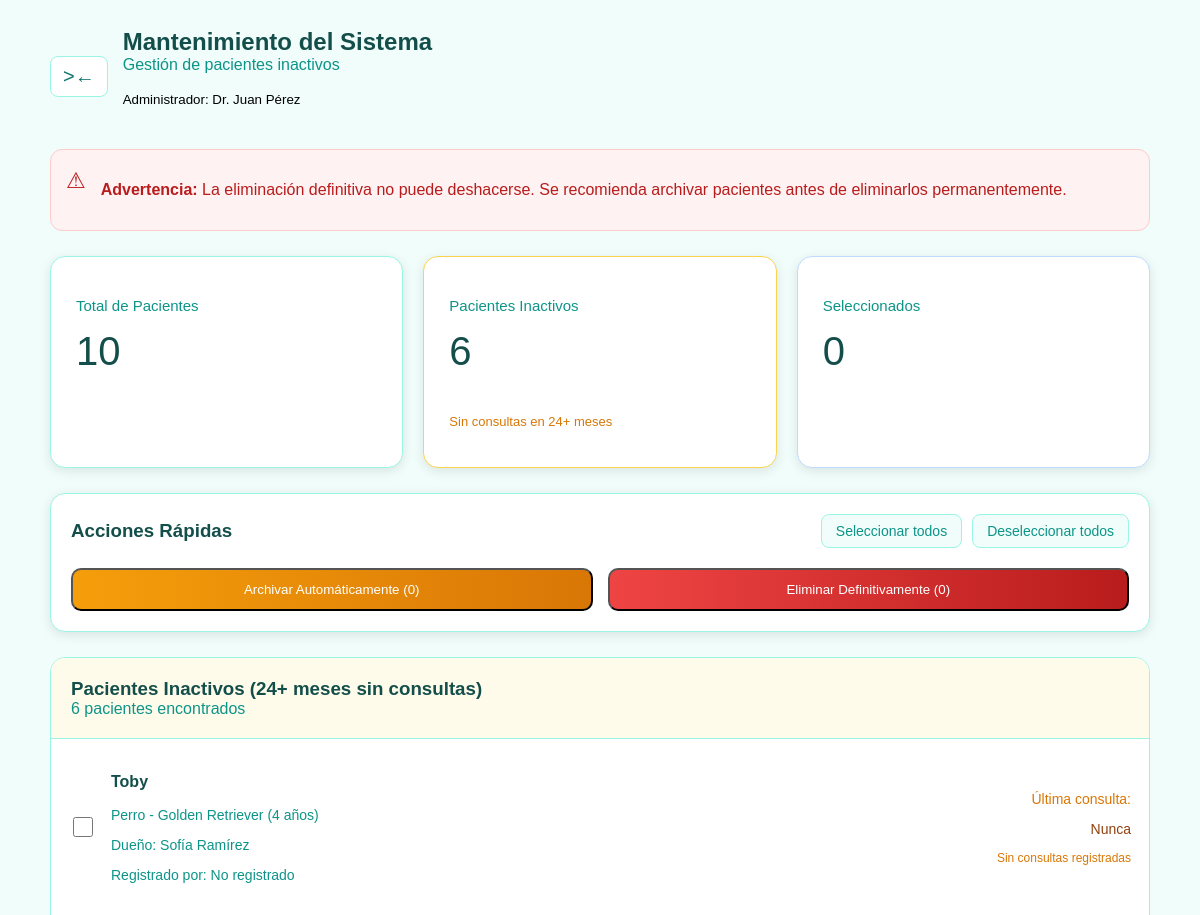
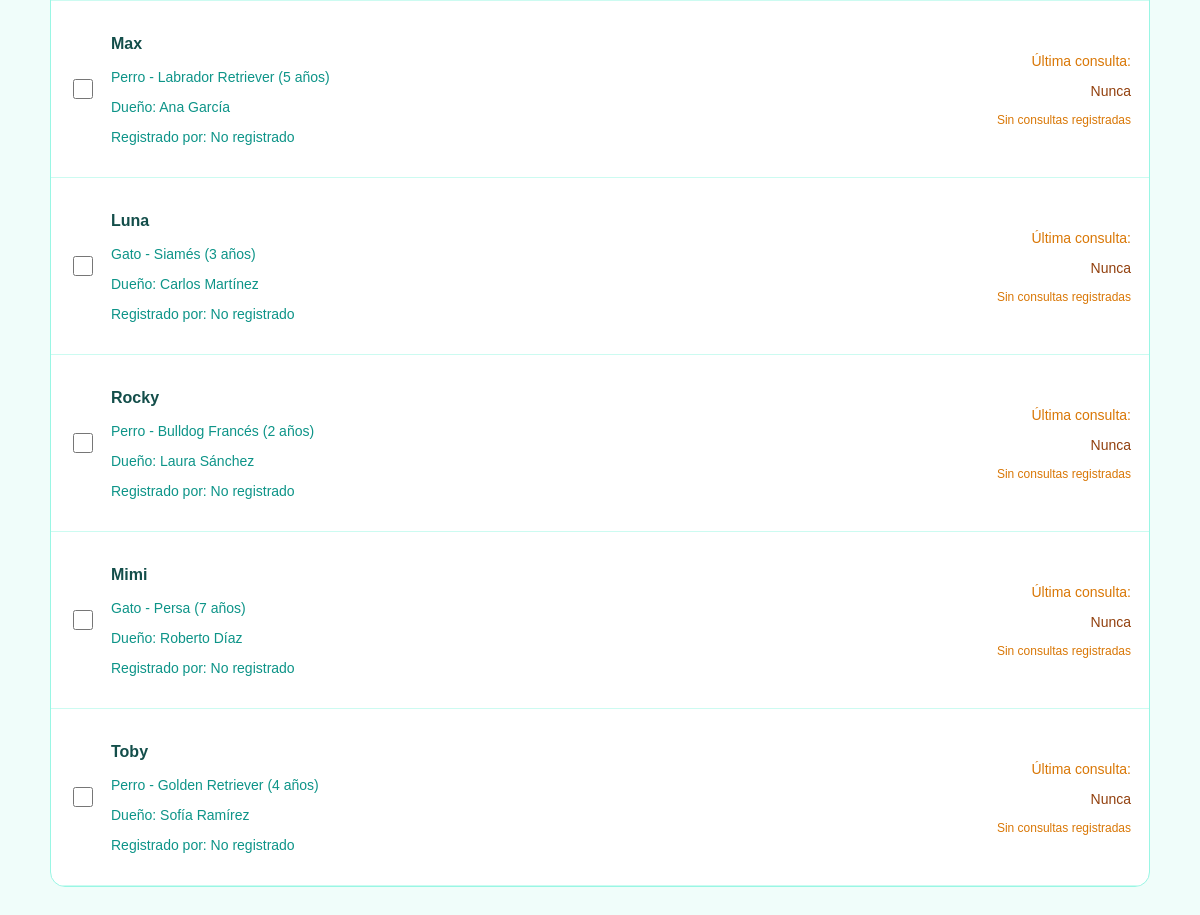
The app's page /system-maintenance (signed in), older data (2 pictures, top to bottom).
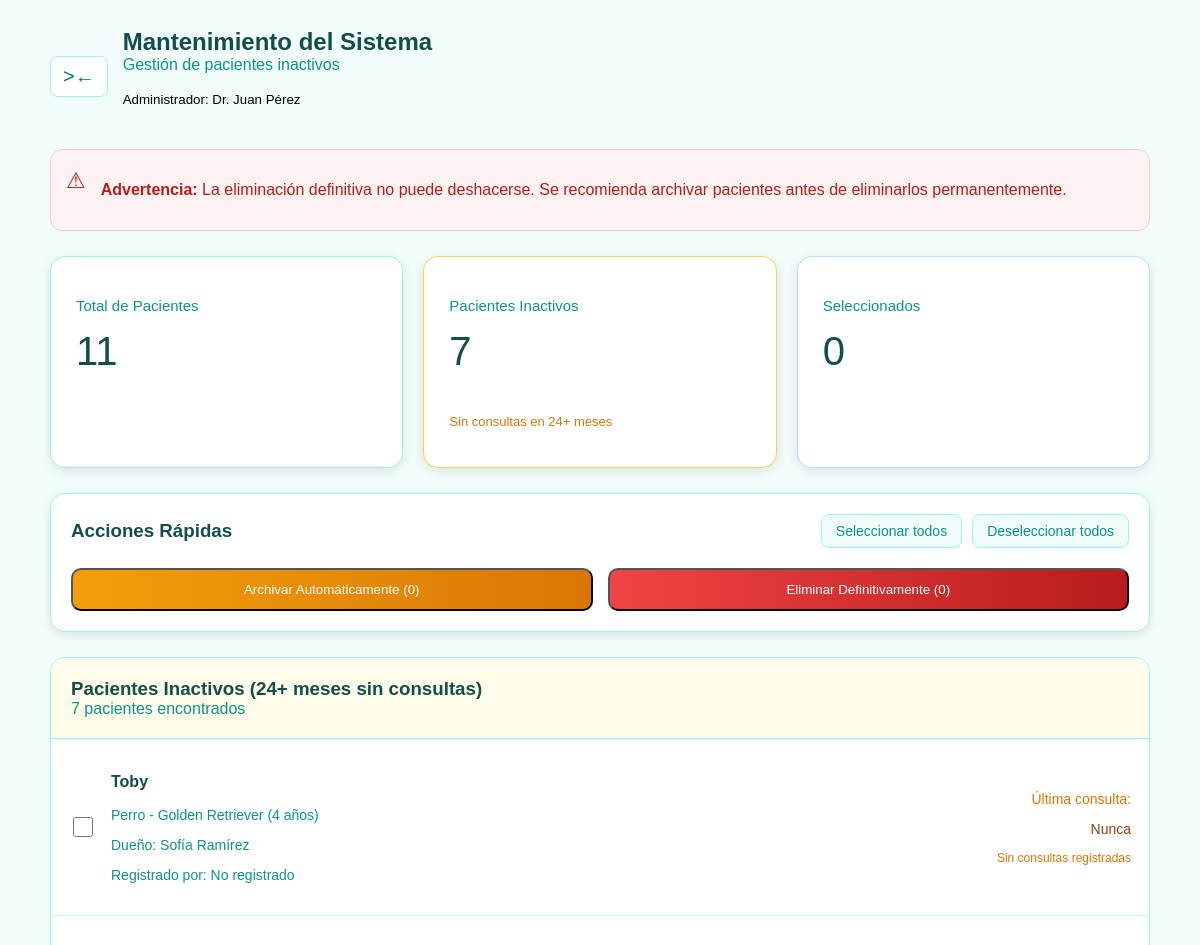
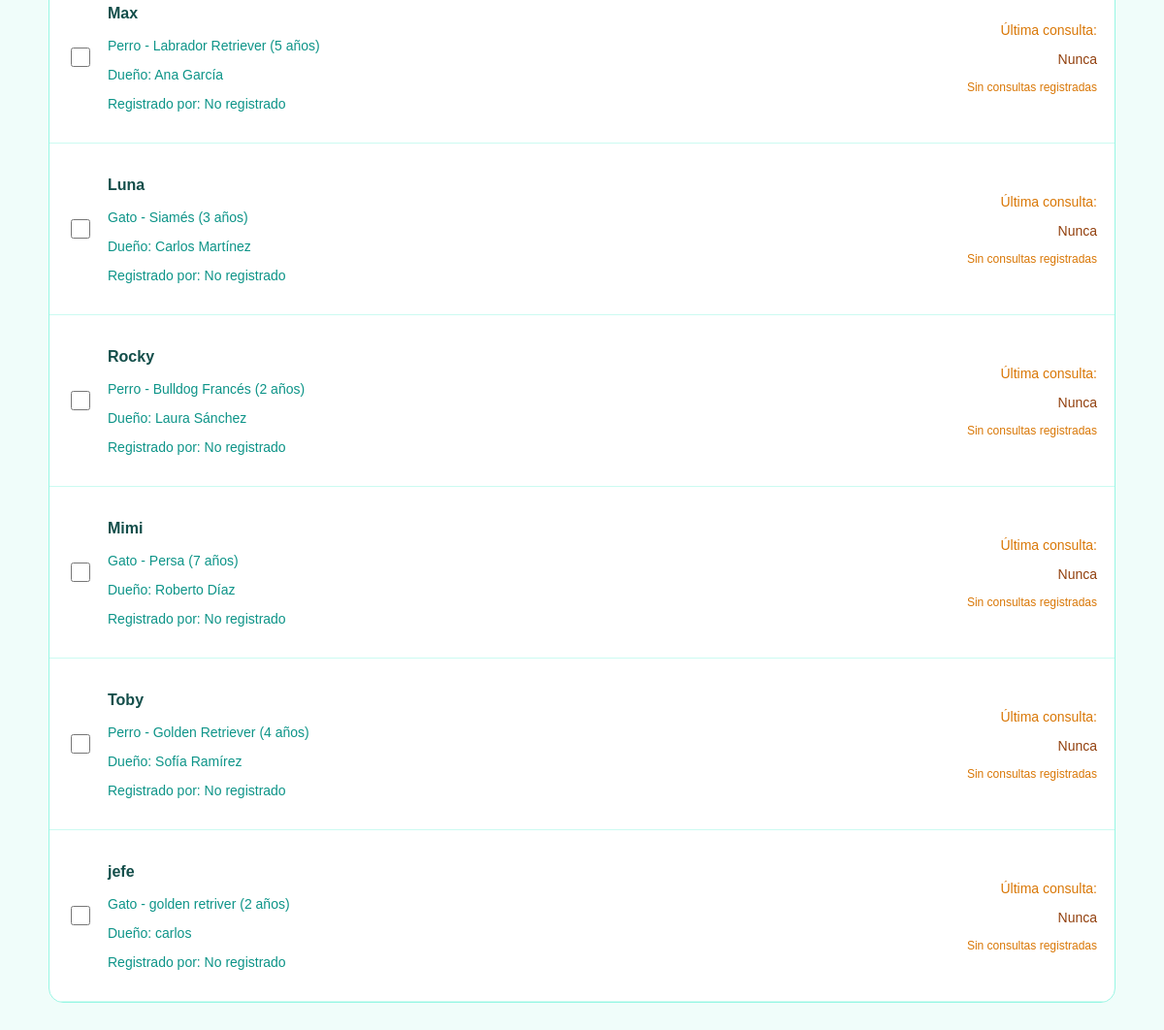
The same page, newer data (2 pictures, top to bottom).
### tables this page shows
CREATE TABLE pacientes (
            id INTEGER PRIMARY KEY AUTOINCREMENT,
            nombre TEXT NOT NULL,
            especie TEXT NOT NULL,
            raza TEXT,
            edad INTEGER,
            peso REAL,
            color TEXT,
            sexo TEXT CHECK(sexo IN ('M', 'F')),
            nombre_dueno TEXT NOT NULL,
            telefono_dueno TEXT NOT NULL,
            email_dueno TEXT,
            direccion_dueno TEXT,
            fecha_registro TIMESTAMP DEFAULT CURRENT_TIMESTAMP,
            notas TEXT
        );

### calc_app.py (the view)
@app.route('/system-maintenance')
def system_maintenance():
    if 'user_id' not in session or session.get('rol') != 'admin':
        flash('Acceso denegado. Solo administradores', 'error')
        return redirect(url_for('login'))
    try:
        conn = get_db_connection()
        cursor = conn.cursor()
        cursor.execute('SELECT COUNT(*) as total FROM pacientes')
        total_pacientes = cursor.fetchone()['total']
        cursor.execute('''
            SELECT p.*, MAX(c.fecha_consulta) as ultima_consulta,
                   julianday('now') - julianday(MAX(c.fecha_consulta)) as dias_inactivo
            FROM pacientes p
            LEFT JOIN consultas c ON p.id = c.paciente_id
            GROUP BY p.id
            HAVING ultima_consulta IS NULL
                   OR (julianday('now') - julianday(ultima_consulta)) > 730
            ORDER BY dias_inactivo DESC
        ''')
        pacientes_inactivos_data = cursor.fetchall()
        pacientes_inactivos = [dict(p) for p in pacientes_inactivos_data]
        inactivos_count = len(pacientes_inactivos)
        cursor.execute("SELECT id, nombre FROM usuarios WHERE rol = 'doctor'")
        doctores = cursor.fetchall()
        doctores_dict = {d['id']: d['nombre'] for d in doctores}
        for paciente in pacientes_inactivos:
            cursor.execute('''
                SELECT c.doctor_id, u.nombre as doctor_nombre
                FROM consultas c
                JOIN usuarios u ON c.doctor_id = u.id
                WHERE c.paciente_id = ?
                ORDER BY c.fecha_consulta DESC
                LIMIT 1
            ''', (paciente['id'],))
            ultima_consulta = cursor.fetchone()
            if ultima_consulta:
                paciente['doctor_id'] = ultima_consulta['doctor_id']
                paciente['doctor_nombre'] = ultima_consulta['doctor_nombre']
            else:
                paciente['doctor_id'] = None
                paciente['doctor_nombre'] = 'No registrado'
            if paciente.get('ultima_consulta'):
                cursor.execute('''
                    SELECT ROUND((julianday('now') - julianday(?)) / 30.44, 1) as meses
                ''', (paciente['ultima_consulta'],))
                meses_result = cursor.fetchone()
                paciente['meses_inactivo'] = meses_result['meses'] if meses_result else 'N/A'
            else:
                paciente['meses_inactivo'] = 'N/A'
        conn.close()
        return render_template('system-maintenance.html',
                             total_pacientes=total_pacientes,
                             pacientes_inactivos=pacientes_inactivos,
                             inactivos_count=inactivos_count,
                             adminName=session['nombre'])
    except Exception as e:
        print(f"Error en system_maintenance: {e}")
        flash('Error al cargar la página de mantenimiento', 'error')
        return redirect(url_for('admin_dashboard'))

### database.py (called while the page is built)
def get_db_connection():
    conn = sqlite3.connect('clinic.db')
    conn.row_factory = sqlite3.Row
    return conn

### templates/system-maintenance.html (shortened to what this page needs)
<!DOCTYPE html>
<html lang="es">
<head>
    <link rel="stylesheet" href="../static/css/system-maintenance.css">
</head>
<body class="page-background">
<div class="container">
    <div class="header">
        <a href="{{ url_for('admin_dashboard') }}" class="back-btn"></ahref>>←</a>
        <div>
            <h2 class="title">Mantenimiento del Sistema</h2>
            <p class="subtitle">Gestión de pacientes inactivos</p>
            <p><small>Administrador: {{ adminName }}</small></p>
        </div>
    </div>
    <div class="warning-box">
        <span class="warning-icon">⚠</span>
        <p><strong>Advertencia:</strong> La eliminación definitiva no puede deshacerse.
        Se recomienda archivar pacientes antes de eliminarlos permanentemente.</p>
    </div>
    <div class="stats-grid">
        <div class="stat-card teal">
            <p class="stat-label">Total de Pacientes</p>
            <p class="stat-value">{{ total_pacientes }}</p>
        </div>
        <div class="stat-card amber">
            <p class="stat-label">Pacientes Inactivos</p>
            <p class="stat-value">{{ inactivos_count }}</p>
            <p class="stat-hint">Sin consultas en 24+ meses</p>
        </div>
        <div class="stat-card blue">
            <p class="stat-label">Seleccionados</p>
            <p class="stat-value">0</p>
        </div>
    </div>
    <div class="actions-box">
        <div class="actions-header">
            <h3 class="actions-title">Acciones Rápidas</h3>
            <div class="actions-buttons">
                <button class="btn-select">Seleccionar todos</button>
                <button class="btn-deselect">Deseleccionar todos</button>
            </div>
        </div>
        <div class="actions-main">
            <button class="btn-archive" onclick="archiveSelected()">
                Archivar Automáticamente (<span id="selectedCount">0</span>)
            </button>
            <button class="btn-delete" onclick="deleteSelected()">
                Eliminar Definitivamente (<span id="deleteCount">0</span>)
            </button>
        </div>
    </div>
    <div class="list-box">
        <div class="list-header">
            <h3 class="actions-title">Pacientes Inactivos (24+ meses sin consultas)</h3>
            <p class="subtitle">{{ inactivos_count }} pacientes encontrados</p>
        </div>
        {% if pacientes_inactivos %}
            {% for paciente in pacientes_inactivos %}
            <div class="patient-item">
                <input type="checkbox"
                       class="patient-checkbox"
                       value="{{ paciente.id }}"
                       data-paciente-id="{{ paciente.id }}"
                       onchange="updateSelectionCount()">
                <div class="patient-data">
                    <p class="patient-name">{{ paciente.nombre }}</p>
                    <p class="patient-info">{{ paciente.especie }} - {{ paciente.raza or 'Sin raza' }} ({{ paciente.edad or 'N/A' }} años)</p>
                    <p class="patient-info">Dueño: {{ paciente.nombre_dueno }}</p>
                    <p class="patient-info">Registrado por: {{ paciente.doctor_nombre }}</p>
                </div>
                <div class="patient-consult">
                    <p class="consult-label">Última consulta:</p>
                    <p class="consult-date">
                        {% if paciente.ultima_consulta %}
                            {{ paciente.ultima_consulta[:10] }}
                        {% else %}
                            Nunca
                        {% endif %}
                    </p>
                    <p class="consult-months">
                        {% if paciente.meses_inactivo and paciente.meses_inactivo != 'N/A' %}
                            Hace {{ paciente.meses_inactivo|round|int }} meses
                        {% else %}
                            Sin consultas registradas
                        {% endif %}
                    </p>
                </div>
            </div>
            {% endfor %}
        {% else %}
            <div class="list-empty">
                <div class="empty-icon">✔</div>
                <p class="empty-title">¡Sistema limpio!</p>
                <p class="empty-text">No hay pacientes inactivos en este momento</p>
            </div>
        {% endif %}
    </div>
</div>
</body>
</html>

### static/css/system-maintenance.css (style rules this page uses)
.page-background { background: #f0fdfa; font-family: Arial, sans-serif; padding: 20px; }
.container { max-width: 1100px; margin: auto; display: flex; flex-direction: column; gap: 25px; }
.header { display: flex; align-items: center; gap: 15px; }
.back-btn { background: white; border: 1px solid #99f6e4; padding: 8px 12px; border-radius: 8px; font-size: 20px; color: #0f766e; text-decoration: none; }
.title { color: #134e4a; margin: 0; }
.subtitle { color: #0d9488; margin: 0; }
.warning-box { display: flex; gap: 15px; background: #fef2f2; border: 1px solid #fecaca; padding: 15px; border-radius: 12px; color: #b91c1c; }
.warning-icon { font-size: 22px; margin-top: 3px; }
.stats-grid { display: grid; grid-template-columns: repeat(auto-fit, minmax(220px, 1fr)); gap: 20px; }
.stat-card { padding: 25px; border-radius: 15px; background: white; box-shadow: 0 3px 12px rgba(0,0,0,0.1); border: 1px solid #ccfbf1; }
.stat-label { color: #0d9488; font-size: 15px; }
.stat-value { color: #134e4a; font-size: 40px; margin-top: 5px; }
.stat-hint { font-size: 13px; margin-top: 3px; color: #d97706; }
.teal { border-color: #99f6e4; }
.amber { border-color: #fcd34d; }
.blue { border-color: #bfdbfe; }
.actions-box { background: white; border-radius: 15px; padding: 20px; border: 1px solid #99f6e4; box-shadow: 0 3px 12px rgba(0,0,0,0.1); }
.actions-header { display: flex; justify-content: space-between; align-items: center; }
.actions-title { color: #134e4a; margin: 0; }
.actions-buttons { display: flex; gap: 10px; }
.btn-select, .btn-deselect { padding: 8px 14px; border-radius: 8px; font-size: 14px; border: 1px solid #99f6e4; background: #f0fdfa; color: #0d9488; }
.btn-archive { flex: 1; padding: 12px; border-radius: 10px; background: linear-gradient(to right, #f59e0b, #d97706); color: white; }
.btn-delete { flex: 1; padding: 12px; border-radius: 10px; background: linear-gradient(to right, #ef4444, #b91c1c); color: white; }
.actions-main { display: flex; gap: 15px; margin-top: 20px; }
.list-box { background: white; border-radius: 15px; border: 1px solid #99f6e4; overflow: hidden; }
.list-header { padding: 20px; border-bottom: 1px solid #99f6e4; background: #fffbeb; }
.patient-item { padding: 18px; display: flex; gap: 15px; border-bottom: 1px solid #ccfbf1; align-items: center; }
.patient-checkbox { width: 20px; height: 20px; }
.patient-name { color: #134e4a; font-weight: bold; }
.patient-info { color: #0d9488; font-size: 14px; }
.patient-consult { margin-left: auto; text-align: right; }
.consult-label { color: #d97706; font-size: 14px; }
.consult-date { color: #92400e; font-size: 14px; }
.consult-months { color: #d97706; font-size: 12px; margin-top: 2px; }

Row changes from the older to the newer data that the page shows:
added pacientes: nombre "jefe", especie "Gato", raza "golden retriver", edad "2", nombre_dueno "carlos", doctor_nombre "No registrado"
Text that changed along with them:
{{ total_pacientes }}: "10" → "11"
{{ inactivos_count }}: "6" → "7"
